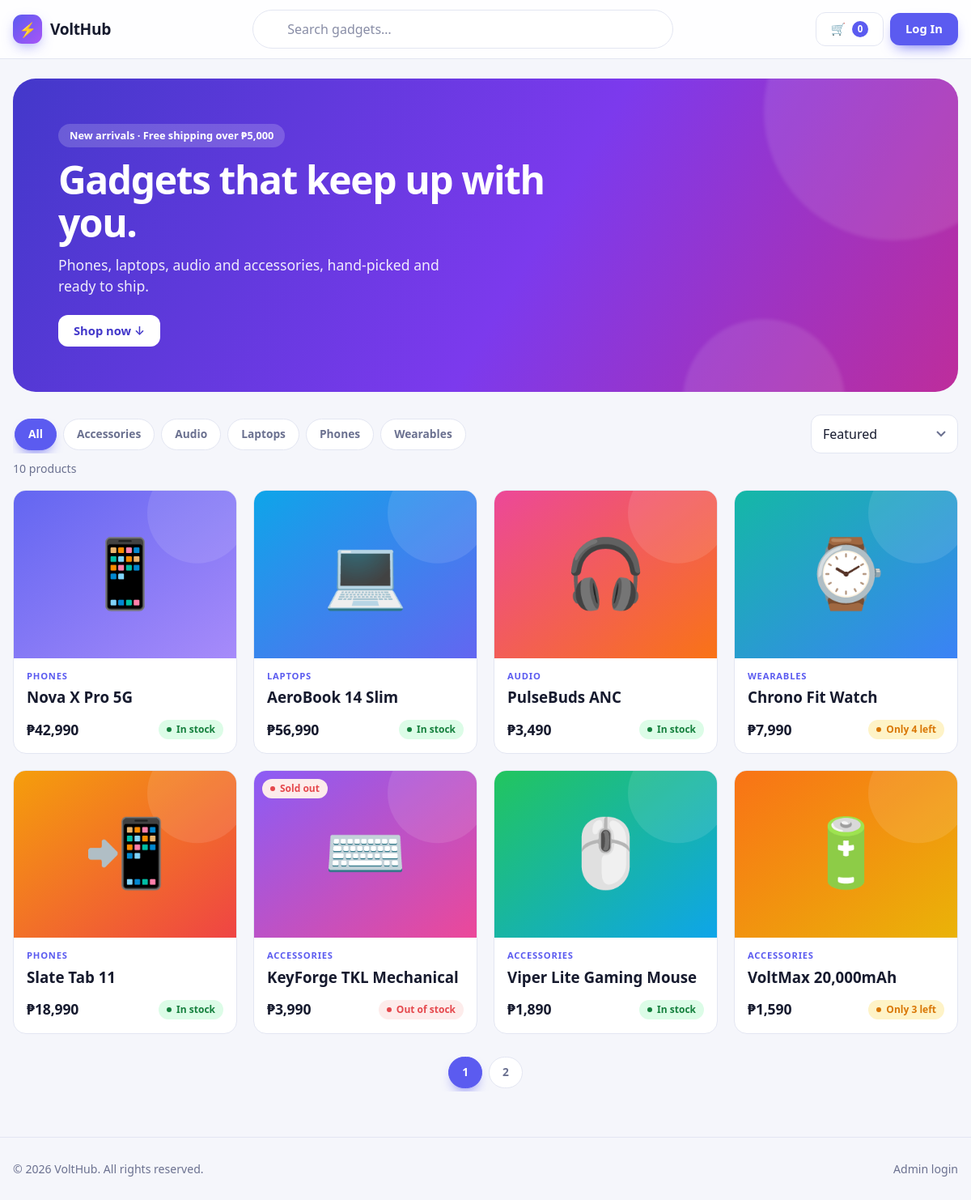
/php/index.php, run on the app's committed database.
### tables this page shows
CREATE TABLE IF NOT EXISTS `products` (
  `id`          VARCHAR(20)   NOT NULL,                        
  `pos`         INT           NOT NULL DEFAULT 0,              
  `name`        VARCHAR(150)  NOT NULL,
  `category`    VARCHAR(60)   NOT NULL,
  `price`       DECIMAL(10,2) NOT NULL DEFAULT 0,
  `stock`       INT           NOT NULL DEFAULT 0,
  `description` TEXT          NOT NULL,
  `img`         MEDIUMTEXT    NOT NULL,                        
  `created_at`  TIMESTAMP     NULL DEFAULT CURRENT_TIMESTAMP,
  `updated_at`  TIMESTAMP     NULL DEFAULT CURRENT_TIMESTAMP ON UPDATE CURRENT_TIMESTAMP,
  PRIMARY KEY (`id`),
  KEY `idx_category` (`category`),
  KEY `idx_pos` (`pos`)
);

### php/includes/functions.php (called while the page is built, shortened)
<?php
require __DIR__ . '/../db.php';
function e($v): string { return htmlspecialchars((string)($v ?? ''), ENT_QUOTES, 'UTF-8'); }
function peso($n): string { return '₱' . rtrim(rtrim(number_format((float)$n, 2), '0'), '.'); }
function stock_info(array $p): array {
    $s = (int)$p['stock'];
    if ($s <= 0)    return ['label' => 'Out of stock', 'cls' => 'badge--danger'];
    if ($s <= LOW)  return ['label' => "Only $s left", 'cls' => 'badge--warn'];
    return ['label' => 'In stock', 'cls' => 'badge--ok'];
}
function paginate(array $items, int $page, int $perPage = PER_PAGE): array {
    $pages = max(1, (int)ceil(count($items) / $perPage));
    $page  = min(max(1, $page), $pages);
    return [array_slice($items, ($page - 1) * $perPage, $perPage), $pages, $page];
}
function find_user(string $username): ?array { return $_SESSION['users'][$username] ?? null; }
function norm_product(array $r): array {
    $r['pos']   = (int)$r['pos'];
    $r['price'] = (float)$r['price'];
    $r['stock'] = (int)$r['stock'];
    return $r;
}
function all_products(): array {
    $rows = db()->query('SELECT ' . PRODUCT_COLS . ' FROM products ORDER BY pos, id')->fetchAll();
    return array_map('norm_product', $rows);
}
function current_user(): ?array {
    $row = find_user((string)($_SESSION['user'] ?? ''));
    if (!$row) { unset($_SESSION['user']); return null; }
    return ['name' => $row['name'], 'username' => $row['username'], 'role' => $row['role']];
}
function current_admin(): ?array {
    $u = current_user();
    return ($u && $u['role'] === 'admin') ? $u : null;
}
function cart_count(): int { return array_sum(array_map('intval', $_SESSION['cart'] ?? [])); }

### php/db.php (called while the page is built, shortened)
<?php
function db(): PDO {
    static $pdo = null;
    if ($pdo instanceof PDO) return $pdo;
    try {
        try {
            $pdo = new PDO('mysql:host=' . DB_HOST . ';dbname=' . DB_NAME . ';charset=utf8mb4', DB_USER, DB_PASS, DB_OPTIONS);
        } catch (PDOException $e) {
            if ((int)$e->getCode() !== 1049) throw $e;
            $boot = new PDO('mysql:host=' . DB_HOST . ';charset=utf8mb4', DB_USER, DB_PASS, DB_OPTIONS);
            $boot->exec('CREATE DATABASE IF NOT EXISTS `' . DB_NAME . '` DEFAULT CHARACTER SET utf8mb4');
            $pdo = new PDO('mysql:host=' . DB_HOST . ';dbname=' . DB_NAME . ';charset=utf8mb4', DB_USER, DB_PASS, DB_OPTIONS);
        }
    } catch (PDOException $e) {
        http_response_code(500);
        exit('<h3>VoltHub could not connect to the database.</h3>'
           . '<p>Start MySQL (XAMPP / Laragon), then check the settings at the top of <code>php/db.php</code>.</p>'
           . '<pre>' . htmlspecialchars($e->getMessage(), ENT_QUOTES, 'UTF-8') . '</pre>');
    }
    return $pdo;
}

### php/index.php (the view, shortened to what this page needs)
<?php
require __DIR__ . '/includes/functions.php';
require __DIR__ . '/includes/layout.php';
$all      = all_products();
$category = (string)($_GET['cat'] ?? 'All');
$query    = trim((string)($_GET['q'] ?? ''));
$sort     = (string)($_GET['sort'] ?? 'featured');
$cats = array_values(array_unique(array_column($all, 'category')));
sort($cats);
array_unshift($cats, 'All');
$reqPage = max(1, (int)($_GET['page'] ?? 1));
$list = array_values(array_filter($all, function ($p) use ($category, $query) {
    if ($category !== 'All' && $p['category'] !== $category) return false;
    return $query === '' || mb_stripos($p['name'] . ' ' . $p['description'] . ' ' . $p['category'], $query) !== false;
}));
[$pageItems, $totalPages, $page] = paginate($list, $reqPage);
$url = function (array $over = []) use ($category, $query, $sort, $page): string {
    $q = array_merge(['cat' => $category, 'q' => $query, 'sort' => $sort, 'page' => $page], $over);
    if ((int)$q['page'] <= 1) unset($q['page']);
    if ($q['cat'] === 'All') unset($q['cat']);
    if ($q['q'] === '' || $q['q'] === null) unset($q['q']);
    if ($q['sort'] === 'featured') unset($q['sort']);
    foreach ($q as $k => $v) if ($v === null) unset($q[$k]);
    return 'index.php' . ($q ? '?' . http_build_query($q) : '');
};
$cartCount = cart_count();
?>
  <header class="site-header">
    <div class="container header__inner">
      <a href="index.php" class="brand"><span class="brand__mark">⚡</span>VoltHub</a>
      <form method="get" action="index.php" class="search header__search">
        <input id="search" class="input" type="search" name="q" value="<?= e($query) ?>" placeholder="Search gadgets…" aria-label="Search gadgets" autocomplete="off">
      </form>
      <div class="header__actions">
        <a class="btn btn--ghost" href="cart.php" aria-label="Cart">🛒 <span id="cartCount" class="badge-dot"><?= $cartCount ?></span></a>
        <?php if (current_admin()): ?>
          <a href="admin.php" class="btn btn--primary">Dashboard</a>
        <?php else: ?>
          <a href="login_reg.php" class="btn btn--primary">Log In</a>
        <?php endif; ?>
      </div>
    </div>
  </header>
  <main class="container">
    <section class="hero">
      <span class="hero__tag">New arrivals · Free shipping over ₱5,000</span>
      <h1>Gadgets that keep up with you.</h1>
      <p>Phones, laptops, audio and accessories, hand-picked and ready to ship.</p>
      <a href="#shop" class="btn">Shop now ↓</a>
    </section>
    <section id="shop">
      <form method="get" action="index.php#shop" class="toolbar">
        <div id="chips" class="chips" role="tablist" aria-label="Categories">
          <?php foreach ($cats as $c): ?>
            <button class="chip<?= $c === $category ? ' active' : '' ?>" name="cat" value="<?= e($c) ?>" role="tab" type="submit"><?= e($c) ?></button>
          <?php endforeach; ?>
        </div>
        <div class="toolbar__right">
          <select id="sort" class="input" name="sort" onchange="this.form.submit()">
            <option value="featured"<?= $sort === 'featured' ? ' selected' : '' ?>>Featured</option>
          </select>
        </div>
      </form>
      <p id="count" class="result-count"><?= count($list) ?> product<?= count($list) === 1 ? '' : 's' ?></p>
      <div id="grid" class="grid">
        <?php foreach ($pageItems as $i => $p): $s = stock_info($p); ?>
          <a href="<?= e($url(['view' => $p['id']])) ?>" style="display:contents;color:inherit;text-decoration:none">
            <article class="product" style="animation-delay:<?= min($i, 12) * 40 ?>ms">
              <div class="product__img">
                <img src="<?= e($p['img']) ?>" alt="<?= e($p['name']) ?>" loading="lazy">
                <?php if ((int)$p['stock'] <= 0): ?><span class="product__ribbon badge badge--danger">Sold out</span><?php endif; ?>
              </div>
              <div class="product__body">
                <span class="product__cat"><?= e($p['category']) ?></span>
                <h3 class="product__name"><?= e($p['name']) ?></h3>
                <div class="product__foot">
                  <span class="price"><?= e(peso($p['price'])) ?></span>
                  <span class="badge <?= e($s['cls']) ?>"><?= e($s['label']) ?></span>
                </div>
              </div>
            </article>
          </a>
        <?php endforeach; ?>
      </div>
      <?php if ($totalPages > 1): ?>
        <nav class="chips" style="justify-content:center;margin-top:24px" aria-label="Pages">
          <?php for ($i = 1; $i <= $totalPages; $i++): ?>
            <a class="chip<?= $i === $page ? ' active' : '' ?>" href="<?= e($url(['page' => $i]) . '#shop') ?>"><?= $i ?></a>
          <?php endfor; ?>
        </nav>
      <?php endif; ?>
    </section>
  </main>
  <footer class="site-footer">
    <div class="container">
      <span>© <?= date('Y') ?> VoltHub. All rights reserved.</span>
      <a href="login_reg.php">Admin login</a>
    </div>
  </footer>

### data on the page
products: category "PHONES", name "Nova X Pro 5G", price "₱42,990", label "In stock"
products: category "LAPTOPS", name "AeroBook 14 Slim", price "₱56,990", label "In stock"
products: category "AUDIO", name "PulseBuds ANC", price "₱3,490", label "In stock"
products: category "WEARABLES", name "Chrono Fit Watch", price "₱7,990", stock "Only 4 left"
products: category "PHONES", name "Slate Tab 11", price "₱18,990", label "In stock"
products: stock "Sold out", category "ACCESSORIES", name "KeyForge TKL Mechanical", price "₱3,990", label "Out of stock"
products: category "ACCESSORIES", name "Viper Lite Gaming Mouse", price "₱1,890", label "In stock"
products: category "ACCESSORIES", name "VoltMax 20,000mAh", price "₱1,590", stock "Only 3 left"

### other printed values
$cartCount "0"
$c "All"
$c "Accessories"
$c "Audio"
$c "Laptops"
$c "Phones"
$c "Wearables"
count($list) "10"
